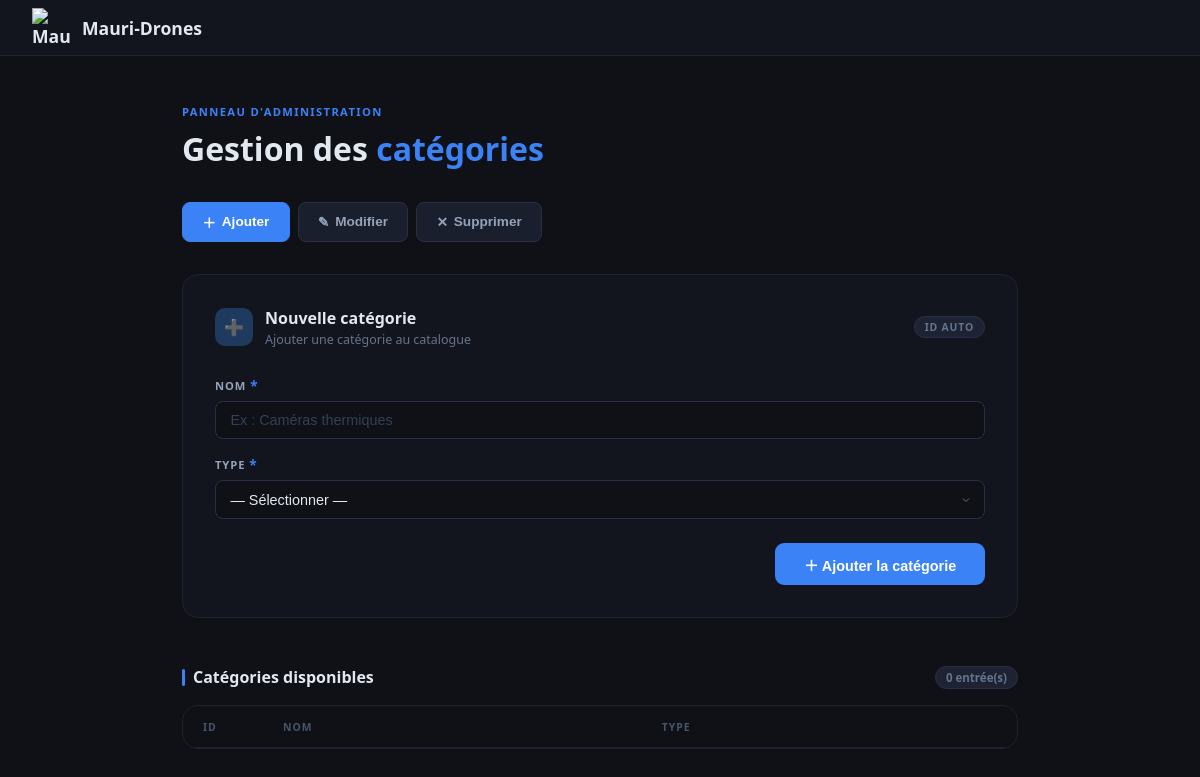
Before: /categorie_formulaire.php with the older database file.
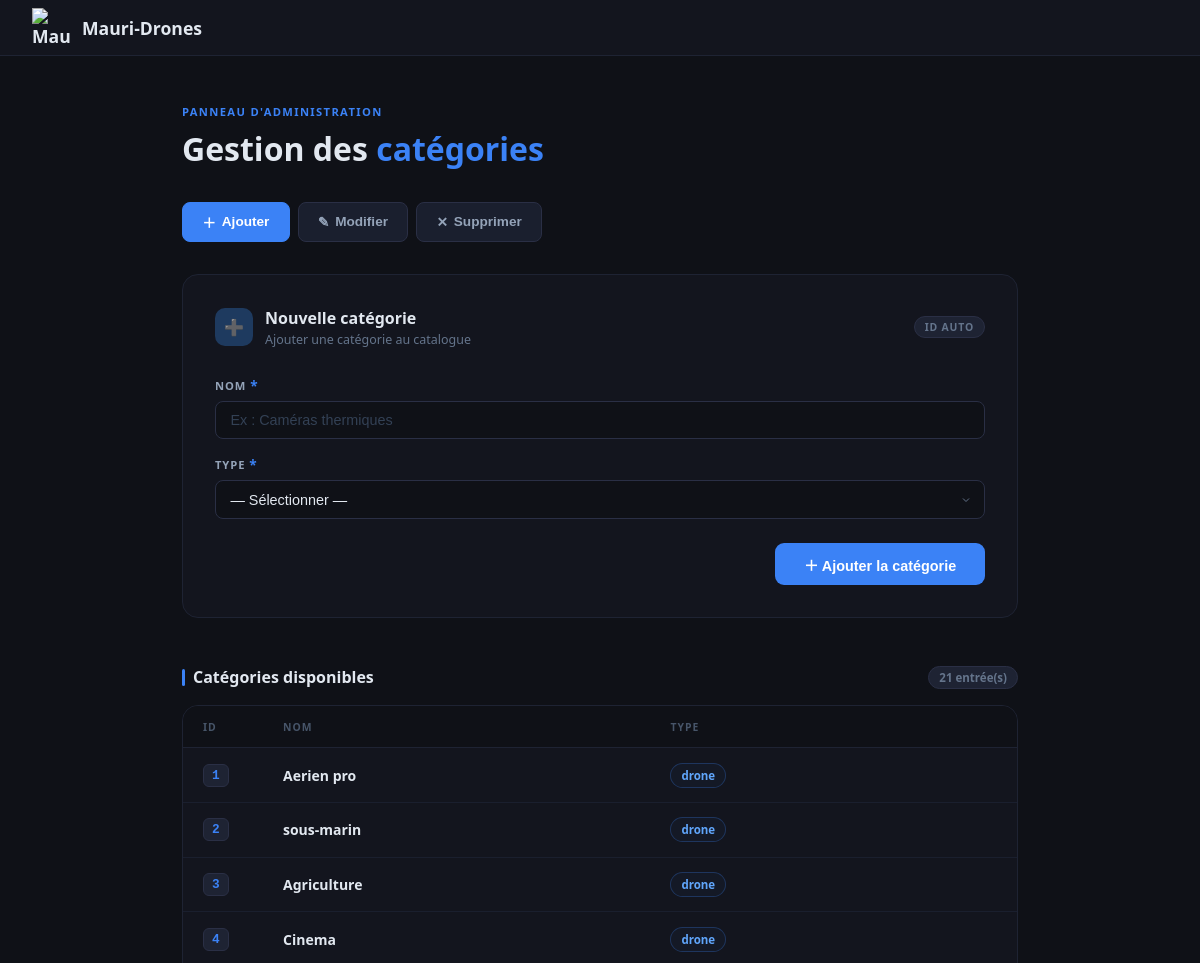
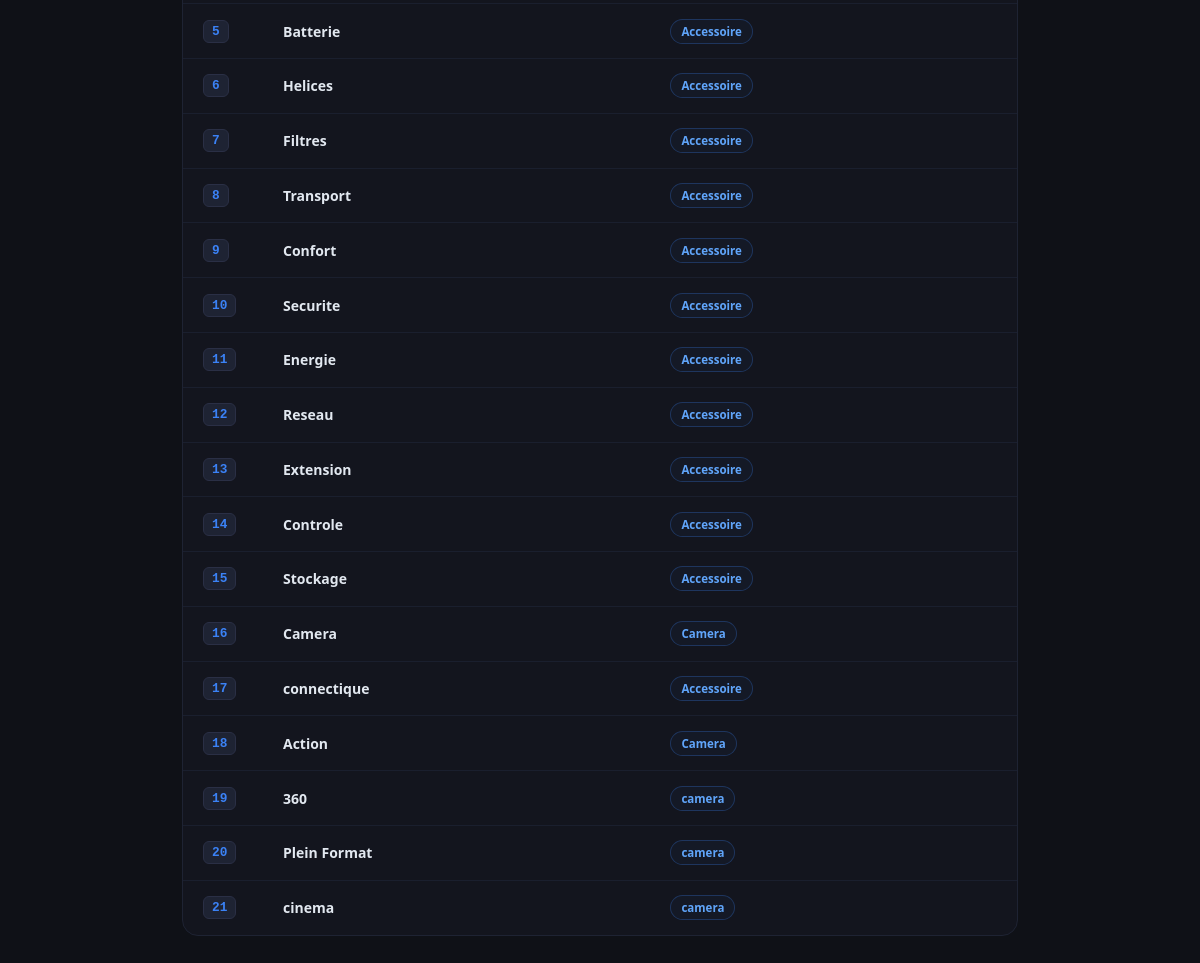
After: the same page with the newer database file (2 pictures, top to bottom).
### tables this page shows
CREATE TABLE IF NOT EXISTS `categorie` (
  `id_categorie` int NOT NULL AUTO_INCREMENT,
  `type` varchar(50) NOT NULL,
  `nom` varchar(100) NOT NULL,
  PRIMARY KEY (`id_categorie`)
);

### categorie_formulaire.php (the view, shortened to what this page needs)
<?php
$con=mysqli_connect("localhost","root","","mauri_drones");
$req="select * from categorie";
$res=mysqli_query($con,$req);
?>
<!DOCTYPE html>
<html lang="fr">
<head>
</head>
<body>
<nav>
  <a class="logo" href="#">
    <div class="logo-icon">
      <img src="logoPI.png" alt="Mauri-Drones logo" />
    </div>
    Mauri-Drones
  </a>
</nav>
<main>
  <p class="page-label">Panneau d'administration</p>
  <h1>Gestion des <span>catégories</span></h1>
  <div class="tab-bar">
    <button class="tab-btn active" id="tab-add"    onclick="switchTab('add')">
      <span>＋</span> Ajouter
    </button>
    <button class="tab-btn warning" id="tab-edit"  onclick="switchTab('edit')">
      <span>✎</span> Modifier
    </button>
    <button class="tab-btn danger"  id="tab-delete" onclick="switchTab('delete')">
      <span>✕</span> Supprimer
    </button>
  </div>
 <form action="" method="post" name="f1">
  <div class="panel active" id="panel-add">
    <div class="card">
      <div class="card-header">
        <div class="card-title-group">
          <div class="card-icon add">➕</div>
          <div>
            <div class="card-title">Nouvelle catégorie</div>
            <div class="card-sub">Ajouter une catégorie au catalogue</div>
          </div>
        </div>
        <span class="badge">ID AUTO</span>
      </div>
      <div class="field-row single">
        <div class="field-group">
          <label>Nom <span class="req">*</span></label>
          <input type="text" id="add-nom" placeholder="Ex : Caméras thermiques" value="<?php echo @$nom ?>" name="nom">
        </div>
      </div>
      <div class="field-row single">
        <div class="field-group">
          <label>Type<span class="req">*</span></label>
          <select id="add-type" name="type" required>
            <option value="" disabled selected>— Sélectionner —</option>
          </select>
        </div>
      </div>
      <div class="form-footer">
        <button class="btn-submit add" type="submit" name="ajouter">
          ＋ Ajouter la catégorie
        </button>
      </div>
    </div>
  </div>
  </form>
  <div class="table-section">
    <div class="table-section-header">
      <div class="table-section-title">Catégories disponibles</div>
      <span class="table-count" id="cat-count">0 entrée(s)</span>
    </div>
    <div class="table-wrap">
      <table id="categories-table">
        <thead>
          <tr>
            <th>ID</th>
            <th>Nom</th>
            <th>Type</th>
          </tr>
        </thead>
        <tbody id="categories-tbody">
          <?php
          while($tab=mysqli_fetch_assoc($res)){
          echo "<tr>";
          echo "<td><span class='td-id'>".$tab['id_categorie']."</span></td>";
          echo "<td class='td-nom'>".$tab['nom'],"</td>";
          echo "<td><span class='type-badge loisir'>".$tab['type']."</span></td>";
          echo "</tr>";
          }
          ?>
        </tbody>
      </table>
    </div>
  </div>
</main>
</body>
</html>

Changed rows visible on the page:
added categorie: id_categorie "1", nom "Aerien pro", type "drone"
added categorie: id_categorie "2", nom "sous-marin", type "drone"
added categorie: id_categorie "3", nom "Agriculture", type "drone"
added categorie: id_categorie "4", nom "Cinema", type "drone"
added categorie: id_categorie "5", nom "Batterie", type "Accessoire"
added categorie: id_categorie "6", nom "Helices", type "Accessoire"
added categorie: id_categorie "7", nom "Filtres", type "Accessoire"
added categorie: id_categorie "8", nom "Transport", type "Accessoire"
added categorie: id_categorie "9", nom "Confort", type "Accessoire"
added categorie: id_categorie "10", nom "Securite", type "Accessoire"
added categorie: id_categorie "11", nom "Energie", type "Accessoire"
added categorie: id_categorie "12", nom "Reseau", type "Accessoire"
added categorie: id_categorie "13", nom "Extension", type "Accessoire"
added categorie: id_categorie "14", nom "Controle", type "Accessoire"
added categorie: id_categorie "15", nom "Stockage", type "Accessoire"
added categorie: id_categorie "16", nom "Camera", type "Camera"
added categorie: id_categorie "17", nom "connectique", type "Accessoire"
added categorie: id_categorie "18", nom "Action", type "Camera"
added categorie: id_categorie "19", nom "360", type "camera"
added categorie: id_categorie "20", nom "Plein Format", type "camera"
added categorie: id_categorie "21", nom "cinema", type "camera"
Other visible differences:
text written by a page script: "0 entrée(s)" → "21 entrée(s)"
